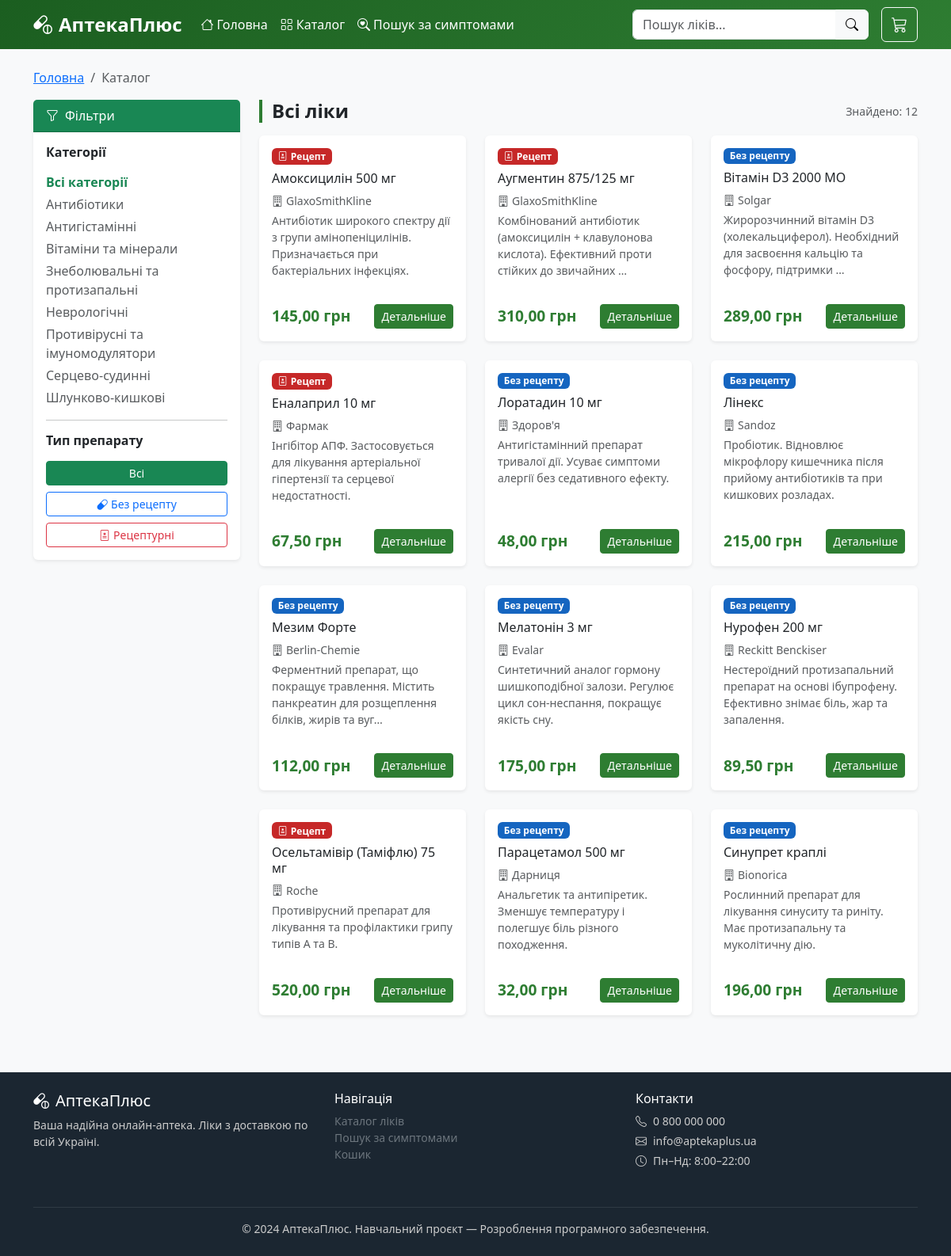
Page /catalog/ on the committed database.
### shop/models.py (models this page shows, shortened)
class Category(models.Model):
    name = models.CharField(max_length=200, verbose_name='Назва')
    slug = models.SlugField(max_length=200, unique=True)
    description = models.TextField(blank=True, verbose_name='Опис')
    class Meta:
        verbose_name = 'Категорія'
        verbose_name_plural = 'Категорії'
        ordering = ['name']
    def get_absolute_url(self):
        return reverse('shop:catalog') + f'?category={self.slug}'

class Medicine(models.Model):
    category = models.ForeignKey(
        Category, on_delete=models.CASCADE,
        related_name='medicines', verbose_name='Категорія'
    )
    symptoms = models.ManyToManyField(
        Symptom, blank=True,
        related_name='medicines', verbose_name='Симптоми'
    )
    name = models.CharField(max_length=300, verbose_name='Назва')
    slug = models.SlugField(max_length=300, unique=True)
    manufacturer = models.CharField(max_length=200, blank=True, verbose_name='Виробник')
    description = models.TextField(verbose_name='Опис')
    composition = models.TextField(blank=True, verbose_name='Склад')
    dosage = models.CharField(max_length=200, blank=True, verbose_name='Дозування')
    contraindications = models.TextField(blank=True, verbose_name='Протипоказання')
    price = models.DecimalField(max_digits=10, decimal_places=2, verbose_name='Ціна (грн)')
    stock = models.PositiveIntegerField(default=0, verbose_name='Залишок на складі')
    is_prescription = models.BooleanField(default=False, verbose_name='Рецептурний препарат')
    is_available = models.BooleanField(default=True, verbose_name='Доступний')
    created = models.DateTimeField(auto_now_add=True)
    updated = models.DateTimeField(auto_now=True)
    class Meta:
        verbose_name = 'Ліки'
        verbose_name_plural = 'Ліки'
        ordering = ['name']
    def get_absolute_url(self):
        return reverse('shop:medicine_detail', args=[self.slug])

### shop/views.py (the view, shortened to what this page needs)
# urls.py: path('catalog/', views.catalog, name='catalog'),
def catalog(request):
    medicines = Medicine.objects.filter(is_available=True)
    categories = Category.objects.all()
    category_slug = request.GET.get('category')
    prescription_filter = request.GET.get('prescription')
    search_query = request.GET.get('q', '').strip()
    current_category = None
    if category_slug:
        current_category = get_object_or_404(Category, slug=category_slug)
        medicines = medicines.filter(category=current_category)
    if prescription_filter == 'yes':
        medicines = medicines.filter(is_prescription=True)
    elif prescription_filter == 'no':
        medicines = medicines.filter(is_prescription=False)
    context = {
        'medicines': medicines,
        'categories': categories,
        'current_category': current_category,
        'prescription_filter': prescription_filter,
        'search_query': search_query,
        'total_count': medicines.count(),
    }
    return render(request, 'shop/catalog.html', context)

### shop/cart.py (called while the page is built)
    def __len__(self):
        return sum(item['quantity'] for item in self.cart.values())

### shop/context_processors.py (called while the page is built)
def cart_count(request):
    cart = Cart(request)
    return {'cart_count': len(cart)}

### shop/templates/shop/catalog.html (shortened to what this page needs)
{% extends 'shop/base.html' %}
{% block content %}
<div class="container">
    <nav aria-label="breadcrumb" class="mb-3">
        <ol class="breadcrumb">
            <li class="breadcrumb-item"><a href="{% url 'shop:home' %}">Головна</a></li>
            <li class="breadcrumb-item active">Каталог</li>
        </ol>
    </nav>
    <div class="row">
        <div class="col-lg-3 mb-4">
            <div class="card border-0 shadow-sm">
                <div class="card-header bg-success text-white">
                    <i class="bi bi-funnel me-2"></i>Фільтри
                </div>
                <div class="card-body">
                    <h6 class="fw-bold mb-3">Категорії</h6>
                    <ul class="list-unstyled">
                        <li class="mb-1">
                            <a href="{% url 'shop:catalog' %}{% if prescription_filter %}?prescription={{ prescription_filter }}{% endif %}"
                               class="text-decoration-none {% if not current_category %}fw-bold text-success{% else %}text-muted{% endif %}">
                                Всі категорії
                            </a>
                        </li>
                        {% for category in categories %}
                        <li class="mb-1">
                            <a href="{{ category.get_absolute_url }}"
                               class="text-decoration-none {% if current_category == category %}fw-bold text-success{% else %}text-muted{% endif %}">
                                {{ category.name }}
                            </a>
                        </li>
                        {% endfor %}
                    </ul>
                    <hr>
                    <h6 class="fw-bold mb-3">Тип препарату</h6>
                    <div class="d-flex flex-column gap-2">
                        <a href="{% url 'shop:catalog' %}{% if current_category %}?category={{ current_category.slug }}{% endif %}"
                           class="btn btn-sm {% if not prescription_filter %}btn-success{% else %}btn-outline-secondary{% endif %}">
                            Всі
                        </a>
                        <a href="{% url 'shop:catalog' %}?{% if current_category %}category={{ current_category.slug }}&{% endif %}prescription=no"
                           class="btn btn-sm {% if prescription_filter == 'no' %}btn-primary{% else %}btn-outline-primary{% endif %}">
                            <i class="bi bi-capsule me-1"></i>Без рецепту
                        </a>
                        <a href="{% url 'shop:catalog' %}?{% if current_category %}category={{ current_category.slug }}&{% endif %}prescription=yes"
                           class="btn btn-sm {% if prescription_filter == 'yes' %}btn-danger{% else %}btn-outline-danger{% endif %}">
                            <i class="bi bi-file-medical me-1"></i>Рецептурні
                        </a>
                    </div>
                </div>
            </div>
        </div>
        <div class="col-lg-9">
            <div class="d-flex justify-content-between align-items-center mb-3">
                <h4 class="section-title fw-bold mb-0">
                    {% if current_category %}{{ current_category.name }}
                    {% elif search_query %}Результати пошуку: "{{ search_query }}"
                    {% else %}Всі ліки{% endif %}
                </h4>
                <span class="text-muted small">Знайдено: {{ total_count }}</span>
            </div>
            <div class="row g-4">
                {% for medicine in medicines %}
                <div class="col-md-6 col-xl-4">
                    <div class="card card-medicine h-100 shadow-sm">
                        <div class="card-body d-flex flex-column p-3">
                            <div class="d-flex justify-content-between mb-2">
                                {% if medicine.is_prescription %}
                                <span class="badge badge-prescription">
                                    <i class="bi bi-file-medical me-1"></i>Рецепт
                                </span>
                                {% else %}
                                <span class="badge badge-otc">Без рецепту</span>
                                {% endif %}
                            </div>
                            <h6 class="card-title">{{ medicine.name }}</h6>
                            {% if medicine.manufacturer %}
                            <p class="text-muted small mb-1">
                                <i class="bi bi-building me-1"></i>{{ medicine.manufacturer }}
                            </p>
                            {% endif %}
                            <p class="text-muted small flex-grow-1">{{ medicine.description|truncatechars:100 }}</p>
                            <div class="d-flex justify-content-between align-items-center mt-3">
                                <span class="price-tag">{{ medicine.price }} грн</span>
                                <a href="{{ medicine.get_absolute_url }}" class="btn btn-sm btn-pharmacy">
                                    Детальніше
                                </a>
                            </div>
                        </div>
                    </div>
                </div>
                {% endfor %}
            </div>
        </div>
    </div>
</div>
{% endblock %}

### shop/templates/shop/base.html (style rules this page uses)
:root { --pharmacy-green: #2e7d32; --pharmacy-light: #e8f5e9; --pharmacy-accent: #00897b; }
body { background-color: #f8f9fa; font-family: 'Segoe UI', sans-serif; }
.badge-prescription { background-color: #c62828; }
.badge-otc { background-color: #1565c0; }
.card-medicine { transition: transform 0.2s, box-shadow 0.2s; border: none; }
.btn-pharmacy { background-color: var(--pharmacy-green); border-color: var(--pharmacy-green); color: white; }
.price-tag { color: var(--pharmacy-green); font-weight: 700; font-size: 1.2rem; }
.section-title { border-left: 4px solid var(--pharmacy-green); padding-left: 12px; }

### rows in the picture
Category: name "Антибіотики"
Category: name "Антигістамінні"
Category: name "Вітаміни та мінерали"
Category: name "Знеболювальні та протизапальні"
Category: name "Неврологічні"
Category: name "Противірусні та імуномодулятори"
Category: name "Серцево-судинні"
Category: name "Шлунково-кишкові"
Medicine: is_prescription True (drawn), name "Амоксицилін 500 мг", manufacturer "GlaxoSmithKline", description "Антибіотик широкого спектру дії з групи амінопеніцилінів. Призначається при бактеріальних інфекціях.", price "145,00"
Medicine: is_prescription True (drawn), name "Аугментин 875/125 мг", manufacturer "GlaxoSmithKline", description "Комбінований антибіотик (амоксицилін + клавулонова кислота). Ефективний проти стійких до звичайних …", price "310,00"
Medicine: is_prescription "Без рецепту", name "Вітамін D3 2000 МО", manufacturer "Solgar", description "Жиророзчинний вітамін D3 (холекальциферол). Необхідний для засвоєння кальцію та фосфору, підтримки …", price "289,00"
Medicine: is_prescription True (drawn), name "Еналаприл 10 мг", manufacturer "Фармак", description "Інгібітор АПФ. Застосовується для лікування артеріальної гіпертензії та серцевої недостатності.", price "67,50"
Medicine: is_prescription "Без рецепту", name "Лоратадин 10 мг", manufacturer "Здоров'я", description "Антигістамінний препарат тривалої дії. Усуває симптоми алергії без седативного ефекту.", price "48,00"
Medicine: is_prescription "Без рецепту", name "Лінекс", manufacturer "Sandoz", description "Пробіотик. Відновлює мікрофлору кишечника після прийому антибіотиків та при кишкових розладах.", price "215,00"
Medicine: is_prescription "Без рецепту", name "Мезим Форте", manufacturer "Berlin-Chemie", description "Ферментний препарат, що покращує травлення. Містить панкреатин для розщеплення білків, жирів та вуг…", price "112,00"
Medicine: is_prescription "Без рецепту", name "Мелатонін 3 мг", manufacturer "Evalar", description "Синтетичний аналог гормону шишкоподібної залози. Регулює цикл сон-неспання, покращує якість сну.", price "175,00"
Medicine: is_prescription "Без рецепту", name "Нурофен 200 мг", manufacturer "Reckitt Benckiser", description "Нестероїдний протизапальний препарат на основі ібупрофену. Ефективно знімає біль, жар та запалення.", price "89,50"
Medicine: is_prescription True (drawn), name "Осельтамівір (Таміфлю) 75 мг", manufacturer "Roche", description "Противірусний препарат для лікування та профілактики грипу типів A та B.", price "520,00"
Medicine: is_prescription "Без рецепту", name "Парацетамол 500 мг", manufacturer "Дарниця", description "Анальгетик та антипіретик. Зменшує температуру і полегшує біль різного походження.", price "32,00"
Medicine: is_prescription "Без рецепту", name "Синупрет краплі", manufacturer "Bionorica", description "Рослинний препарат для лікування синуситу та риніту. Має протизапальну та муколітичну дію.", price "196,00"

### other values in the picture
{{ total_count }} "12"
